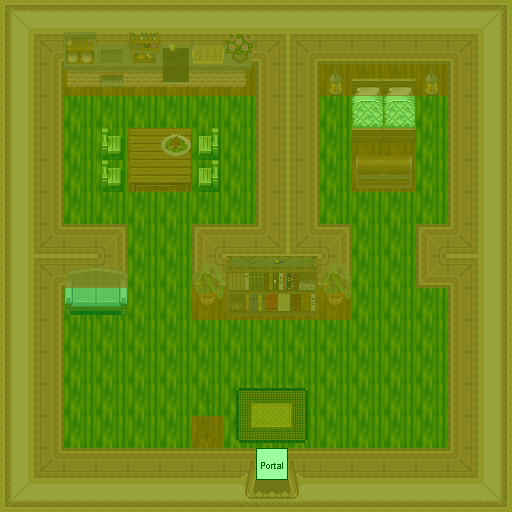

Below is a game level as drawn by its tile map, then a one-line description and the .tmx that defines it (tile-layer data replaced by summaries):
An orthogonal 16x16 tile map with 32x32 px tiles, 7 tile layers (0_floor, 1_terrain, 2_object, 3_roof, ...), 24 tilesets.

<map version="2017.05.26" orientation="orthogonal" renderorder="right-down" width="16" height="16" tilewidth="32" tileheight="32" nextobjectid="1">
 <tileset firstgid="1" name="../../tileset/building/wall/int_wall_pale.png" tilewidth="32" tileheight="32" tilecount="16" columns="2">
  <image source="../../tileset/building/wall/int_wall_pale.png" trans="ff00ff" width="64" height="256" />
 </tileset>
 <tileset firstgid="17" name="../../tileset/building/wall/int_wall_purple.png" tilewidth="32" tileheight="32" tilecount="20" columns="2">
  <image source="../../tileset/building/wall/int_wall_purple.png" trans="ff00ff" width="64" height="320" />
 </tileset>
 <tileset firstgid="37" name="../../tileset/furniture/table/rectangular_with_meals.png" tilewidth="32" tileheight="32" tilecount="9" columns="3">
  <image source="../../tileset/furniture/table/rectangular_with_meals.png" trans="ff00ff" width="96" height="96" />
 </tileset>
 <tileset firstgid="46" name="../../tileset/furniture/table/grey_pale.png" tilewidth="32" tileheight="32" tilecount="8" columns="2">
  <image source="../../tileset/furniture/table/grey_pale.png" trans="ff00ff" width="64" height="128" />
 </tileset>
 <tileset firstgid="54" name="../../tileset/furniture/table/table_with_hob_pale.png" tilewidth="32" tileheight="32" tilecount="3" columns="3">
  <image source="../../tileset/furniture/table/table_with_hob_pale.png" trans="ff00ff" width="96" height="32" />
 </tileset>
 <tileset firstgid="57" name="../../tileset/furniture/chair/wooden_pale.png" tilewidth="32" tileheight="32" tilecount="4" columns="2">
  <image source="../../tileset/furniture/chair/wooden_pale.png" width="64" height="64" />
 </tileset>
 <tileset firstgid="61" name="../../tileset/furniture/table/wooden_rectangular.png" tilewidth="32" tileheight="32" tilecount="9" columns="3">
  <image source="../../tileset/furniture/table/wooden_rectangular.png" trans="ff00ff" width="96" height="96" />
 </tileset>
 <tileset firstgid="70" name="../../tileset/building/entrance/pale_red_ns.png" tilewidth="32" tileheight="32" tilecount="36" columns="9">
  <image source="../../tileset/building/entrance/pale_red_ns.png" trans="ff00ff" width="288" height="128" />
 </tileset>
 <tileset firstgid="106" name="../../tileset/logic/portal.png" tilewidth="32" tileheight="32" tilecount="7" columns="7">
  <image source="../../tileset/logic/portal.png" width="224" height="32" />
 </tileset>
 <tileset firstgid="113" name="../../tileset/logic/collision.png" tilewidth="32" tileheight="32" tilecount="1" columns="1">
  <image source="../../tileset/logic/collision.png" width="32" height="32" />
 </tileset>
 <tileset firstgid="114" name="single_grey" tilewidth="32" tileheight="32" tilecount="9" columns="3">
  <image source="../../tileset/furniture/bed/single_grey.png" width="96" height="96" />
 </tileset>
 <tileset firstgid="123" name="orange" tilewidth="32" tileheight="32" tilecount="9" columns="3">
  <image source="../../tileset/furniture/carpet/orange.png" width="96" height="96" />
 </tileset>
 <tileset firstgid="132" name="sofa_chair_grey" tilewidth="32" tileheight="32" tilecount="12" columns="3">
  <image source="../../tileset/furniture/chair/sofa_chair_grey.png" width="96" height="128" />
 </tileset>
 <tileset firstgid="144" name="cabinets" tilewidth="32" tileheight="32" tilecount="44" columns="4">
  <image source="../../tileset/furniture/kitchen/cabinets.png" width="128" height="352" />
 </tileset>
 <tileset firstgid="188" name="dark_bookshelf" tilewidth="32" tileheight="32" tilecount="6" columns="3">
  <image source="../../tileset/furniture/shelve/dark_bookshelf.png" width="96" height="64" />
 </tileset>
 <tileset firstgid="194" name="meals_2" tilewidth="32" tileheight="32" tilecount="2" columns="1">
  <image source="../../tileset/item/food/meals_2.png" width="32" height="64" />
 </tileset>
 <tileset firstgid="196" name="flowering_plant" tilewidth="32" tileheight="32" tilecount="2" columns="2">
  <image source="../../tileset/plant/indoor/flowering_plant.png" width="64" height="32" />
 </tileset>
 <tileset firstgid="198" name="plant_potted_2" tilewidth="32" tileheight="32" tilecount="2" columns="1">
  <image source="../../tileset/plant/indoor/plant_potted_2.png" width="32" height="64" />
 </tileset>
 <tileset firstgid="200" name="square" tilewidth="32" tileheight="32" tilecount="1" columns="1">
  <image source="../../tileset/furniture/table/square.png" width="32" height="32" />
 </tileset>
 <tileset firstgid="201" name="clothes_rack" tilewidth="32" tileheight="32" tilecount="2" columns="1">
  <image source="../../tileset/furniture/other/clothes_rack.png" width="32" height="64" />
 </tileset>
 <tileset firstgid="203" name="bread" tilewidth="32" tileheight="32" tilecount="4" columns="4">
  <image source="../../tileset/item/food/bread.png" width="128" height="32" />
 </tileset>
 <tileset firstgid="207" name="chest_2" tilewidth="32" tileheight="32" tilecount="6" columns="3">
  <image source="../../tileset/item/chest/chest_2.png" width="96" height="64" />
 </tileset>
 <tileset firstgid="213" name="small_lamp" tilewidth="32" tileheight="32" tilecount="4" columns="4">
  <image source="../../tileset/furniture/light/small_lamp.png" width="128" height="32" />
 </tileset>
 <tileset firstgid="217" name="protection" tilewidth="32" tileheight="32" tilecount="2" columns="2">
  <image source="../../tileset/logic/protection.png" width="64" height="32" />
 </tileset>
 <layer name="0_floor" width="16" height="16">
  <data>[256 cells, 256 non-empty, 1 distinct tile ids]</data>
 </layer>
 <layer name="1_terrain" width="16" height="16">
  <data>[256 cells, 150 non-empty, 36 distinct tile ids]</data>
 </layer>
 <layer name="2_object" width="16" height="16">
  <data>[256 cells, 35 non-empty, 30 distinct tile ids]</data>
 </layer>
 <layer name="3_roof" width="16" height="16">
  <data>[256 cells, 10 non-empty, 8 distinct tile ids]</data>
 </layer>
 <layer name="objects" width="16" height="32">
  <data>[512 cells, 2 non-empty, 1 distinct tile ids]</data>
 </layer>
 <layer name="collision" width="16" height="16" opacity="0.55">
  <data>[256 cells, 161 non-empty, 1 distinct tile ids]</data>
 </layer>
 <layer name="protection" width="16" height="16" opacity="0.39">
  <data>[256 cells, 256 non-empty, 1 distinct tile ids]</data>
 </layer>
</map>
